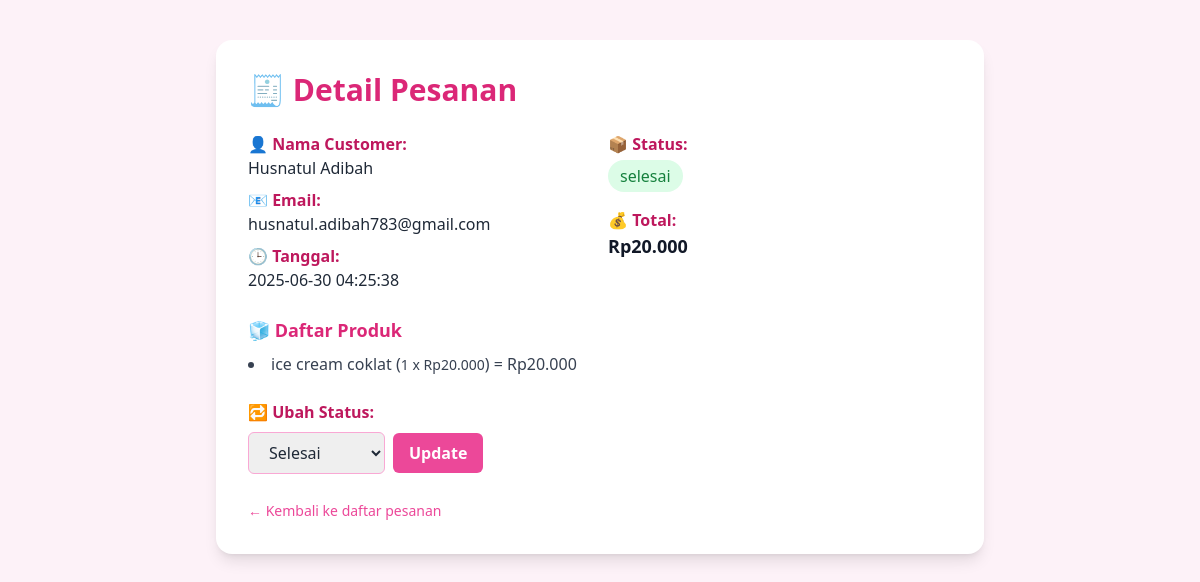
Page /detail_pesanan.php?id=22 (signed in) on the committed database.
### tables this page shows
CREATE TABLE `pesanan` (
  `id` int(11) NOT NULL,
  `pengguna_id` int(11) NOT NULL,
  `total_harga` decimal(10,2) NOT NULL,
  `alamat_pengiriman` text NOT NULL,
  `metode_pembayaran` varchar(50) NOT NULL,
  `status` enum('menunggu','diproses','dikirim','selesai','batal') DEFAULT 'menunggu',
  `tanggal_pesanan` timestamp NOT NULL DEFAULT current_timestamp()
);

CREATE TABLE `pengguna` (
  `id` int(11) NOT NULL,
  `nama` varchar(100) NOT NULL,
  `email` varchar(100) NOT NULL,
  `password` varchar(255) NOT NULL,
  `role` enum('admin','customer') NOT NULL DEFAULT 'customer',
  `tanggal_dibuat` timestamp NOT NULL DEFAULT current_timestamp()
);

CREATE TABLE `detail_pesanan` (
  `id` int(11) NOT NULL,
  `pesanan_id` int(11) NOT NULL,
  `produk_id` int(11) NOT NULL,
  `jumlah` int(11) NOT NULL DEFAULT 1
);

CREATE TABLE `produk` (
  `id` int(11) NOT NULL,
  `nama` varchar(100) NOT NULL,
  `deskripsi` text DEFAULT NULL,
  `harga` decimal(10,2) NOT NULL,
  `stok` int(11) NOT NULL DEFAULT 0,
  `gambar` varchar(255) DEFAULT NULL,
  `kategori` varchar(100) DEFAULT NULL,
  `status` enum('aktif','nonaktif') DEFAULT 'aktif',
  `tanggal_dibuat` timestamp NOT NULL DEFAULT current_timestamp()
);

### detail_pesanan.php (the view, shortened to what this page needs)
<?php
include 'koneksi.php';
$id = intval($_GET['id']);
$pesanan = mysqli_query($koneksi, "
    SELECT p.*, u.nama, u.email
    FROM pesanan p
    JOIN pengguna u ON p.pengguna_id = u.id
    WHERE p.id = $id
");
$dataPesanan = mysqli_fetch_assoc($pesanan);
$detail = mysqli_query($koneksi, "
    SELECT d.jumlah, pr.nama, pr.harga
    FROM detail_pesanan d
    JOIN produk pr ON d.produk_id = pr.id
    WHERE d.pesanan_id = $id
");
?>
<!DOCTYPE html>
<html lang="id">
<head>
  <script src="https://cdn.tailwindcss.com"></script>
</head>
<body class="bg-pink-50 min-h-screen py-10 px-4 font-sans text-gray-800">
  <div class="max-w-3xl mx-auto bg-white rounded-2xl shadow-lg p-8">
    <h1 class="text-3xl font-bold text-pink-600 mb-6">🧾 Detail Pesanan</h1>
    <div class="grid grid-cols-1 md:grid-cols-2 gap-4 mb-6">
      <div>
        <p><span class="font-semibold text-pink-700">👤 Nama Customer:</span><br><?= htmlspecialchars($dataPesanan['nama']) ?></p>
        <p class="mt-2"><span class="font-semibold text-pink-700">📧 Email:</span><br><?= htmlspecialchars($dataPesanan['email']) ?></p>
        <p class="mt-2"><span class="font-semibold text-pink-700">🕒 Tanggal:</span><br><?= htmlspecialchars($dataPesanan['tanggal_pesanan']) ?></p>
      </div>
      <div>
        <p><span class="font-semibold text-pink-700">📦 Status:</span><br><span class="inline-block mt-1 px-3 py-1 rounded-full bg-green-100 text-green-700 font-medium"><?= htmlspecialchars($dataPesanan['status']) ?></span></p>
        <p class="mt-4"><span class="font-semibold text-pink-700">💰 Total:</span><br><span class="text-lg font-bold text-gray-900">Rp<?= number_format($dataPesanan['total_harga'], 0, ',', '.') ?></span></p>
      </div>
    </div>
    <div class="mb-6">
      <h2 class="text-lg font-semibold text-pink-600 mb-2">🧊 Daftar Produk</h2>
      <ul class="space-y-2 list-disc list-inside">
        <?php while ($row = mysqli_fetch_assoc($detail)): ?>
          <li class="text-gray-700">
            <?= htmlspecialchars($row['nama']) ?>
            (<span class="text-sm"><?= $row['jumlah'] ?> x Rp<?= number_format($row['harga'], 0, ',', '.') ?></span>)
            = <span class="font-medium">Rp<?= number_format($row['jumlah'] * $row['harga'], 0, ',', '.') ?></span>
          </li>
        <?php endwhile; ?>
      </ul>
    </div>
    <form method="POST" action="ubah_status.php" class="mt-6">
      <label for="status" class="block mb-2 font-semibold text-pink-700">🔁 Ubah Status:</label>
      <div class="flex flex-wrap gap-2 items-center">
        <select name="status" id="status" class="border border-pink-300 px-4 py-2 rounded-md focus:ring-pink-400 focus:outline-none" required>
          <option value="selesai" <?= $dataPesanan['status'] == 'selesai' ? 'selected' : '' ?>>Selesai</option>
        </select>
        <button type="submit" class="bg-pink-500 hover:bg-pink-600 text-white font-semibold px-4 py-2 rounded-md transition">
          Update
        </button>
      </div>
    </form>
    <div class="mt-6">
      <a href="lihat_pesanan.php" class="text-pink-500 hover:underline text-sm">← Kembali ke daftar pesanan</a>
    </div>
  </div>
</body>
</html>

### rows in the picture
pesanan: pengguna.nama "Husnatul Adibah", pengguna.email "husnatul.adibah783@gmail.com", tanggal_pesanan "2025-06-30 04:25:38", status "selesai", total_harga "20.000", status "Selesai"
detail_pesanan: produk.nama "ice cream coklat", jumlah "1", produk.harga "20.000", $row['jumlah']*$row['harga'] "20.000"
